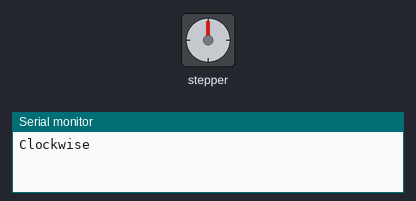
This sketch was run on a simulated Arduino Uno, built with avr-gcc and run on an emulated ATmega328P. On the bench: stepper motor, the last lines printed to the serial monitor. Stepper angles assume 2047 steps per turn.

Above: at 0.05 s.
At 2.0 s:
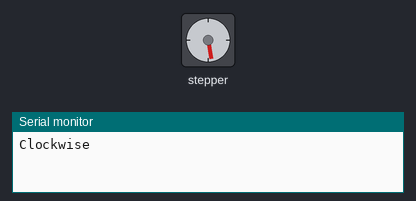
At 4.0 s:
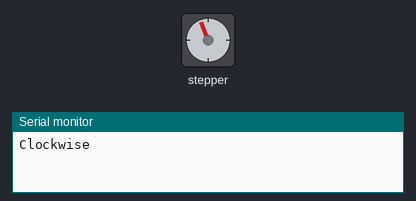
At 8.35 s:
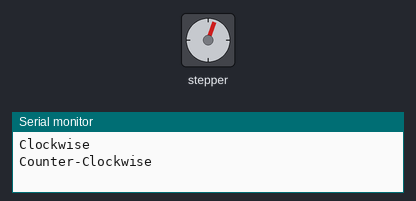
Timing chart, 0 to 11.8 s (numbered marks = the images above):
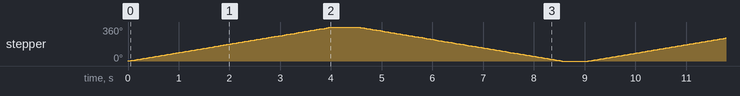

The sketch:

stepper2.ino
```cpp
/*
 *  Basic Stepper Motor Control Program.
 *
 *  Focus on degrees of movement and steps.
 *
 *  This probram is for movements less than 360 degrees. Stepper3 program is a better solution for more situations most likely.
 *
 *  This program would be really useful if you need to precicly move the angle of something. Resolution to 0.175 of a degree. Possibly star tracking program?
 *
STEP to Degree Rotation Breakdown:
2048 Steps per revolution == 5.68 steps per 1 degree
Degree:: Steps
360 :: 2048
270 :: 1536
180 :: 1024
90  :: 512
45  :: 256
22.5 :: 128
11.25 :: 64
5.625 :: 32
2.812 :: 16
1.406 :: 8
0.703 :: 4
0.351 :: 2
0.175 :: 1

 */


#include <Stepper.h>


const int stepsPerRevolution = 2048;    // number of steps per full revolution
const int revolutionsPerMinute = 15; // adjustable range for 28BYJ-48 stepper motor is 0-17 rpm

// calculate steps to move

double changeDegree = 360; // EDIT THIS - Change how much you want to move per loop. Must be <= 360 or motor locks

double stepChange = (changeDegree * 5.6888); // each degree = 5.6 steps

Stepper myStepper(stepChange, 8, 10, 9, 11); // initialize the stepper library on pins 8 through 11. 8 & 10 one coil, 9 & 11 are other coil

// Program Setup
void setup() {
  myStepper.setSpeed(revolutionsPerMinute);
  // initialize the serial port:
  Serial.begin(9600);
}


// Main Program Loop
void loop() {

// Movement of motor - Clockwise
Serial.println("Clockwise");
myStepper.step(stepChange);
delay(500);

// Movement of motor - Counter-Clockwise
Serial.println("Counter-Clockwise");
myStepper.step(-stepChange);
delay(500);

}
```

Measured:
- by itself, stepper: turns 360° clockwise in 4.0 s, then 360° counter-clockwise in 4.0 s, repeating every 9.1 s
